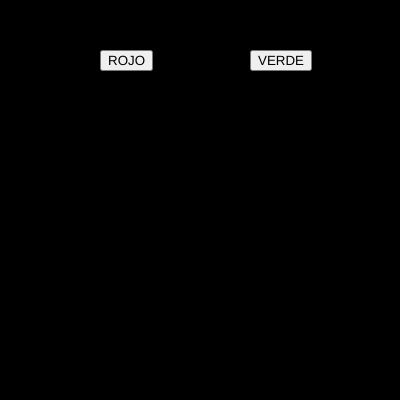
Frame 1 (no input)
Frame 60 (no input): identical to frame 1, image omitted
Frame 120 (the mouse pressed at the canvas centre since frame 60): identical to frame 1, image omitted

The p5.js sketch that drew this single still picture (run headless with seeded random() and noise() and a simulated clock; from frame 60 on, the mouse is pressed at the canvas centre):

// p5.js sketch
// ── sketch.js
var btn_red;
var btn_green;

var r = 0;
var g = 0;
var b = 0;

function setup() {
  createCanvas(400, 400);
  btn_red = createButton("ROJO");
  btn_red.position(100,50);
  btn_red.mousePressed(red_bg);
  
  
  btn_green = createButton("VERDE");
  btn_green.position(250,50);
  btn_green.mousePressed(green_bg);
  
}

function draw() {
  background(r,g,b);
}


function red_bg()
{
  r = 255;
  g = 0;
  b =0;
}

function green_bg()
{
  r = 0;
  g = 255;
  b =0;
}
